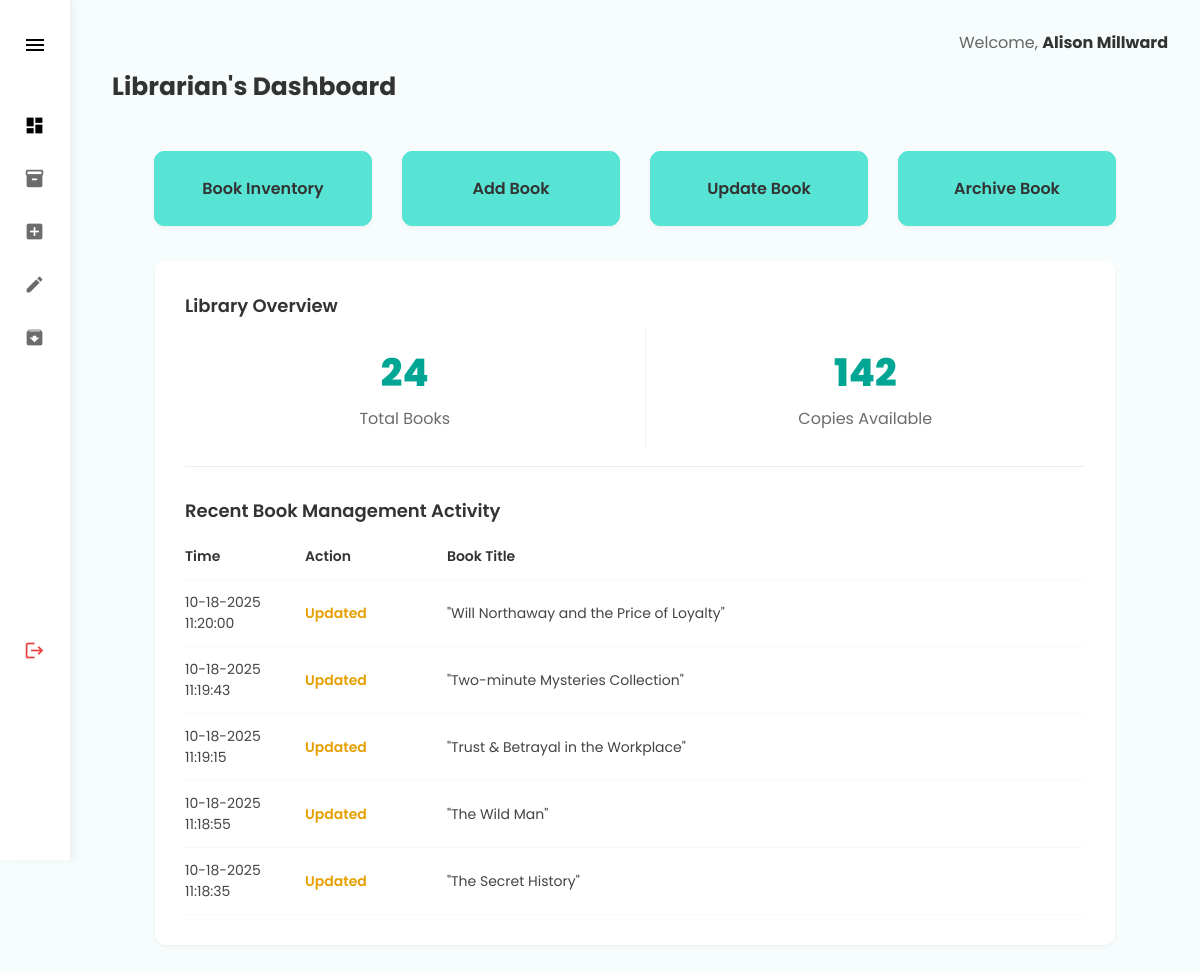
Screenshot of /views/librarian.php (signed in) with the database file from the repository.
### tables this page shows
CREATE TABLE `management_log` (
  `LogID` int(11) NOT NULL,
  `UserID` int(11) NOT NULL,
  `BookID` int(11) DEFAULT NULL,
  `ActionType` enum('Added','Updated','Archived') NOT NULL,
  `Description` varchar(255) NOT NULL,
  `Timestamp` datetime DEFAULT current_timestamp()
);

CREATE TABLE `book` (
  `BookID` int(11) NOT NULL,
  `Title` varchar(150) NOT NULL,
  `Author` varchar(100) DEFAULT NULL,
  `ISBN` varchar(30) DEFAULT NULL,
  `Price` decimal(10,2) DEFAULT NULL,
  `Category` varchar(50) DEFAULT NULL,
  `CoverImagePath` varchar(255) DEFAULT NULL,
  `Status` enum('Available','Reserved','Borrowed','Archived') DEFAULT 'Available'
);

### app/controllers/LibrarianController.php (called while the page is built)
<?php
class LibrarianController {
    private $pdo;
    public function __construct($pdo) {
        $this->pdo = $pdo;
    }
    public function getDashboardData() {
        $data = [
            'totalBooks' => 'N/A',
            'copiesAvailable' => 'N/A',
            'recentActivity' => []
        ];
        try {
            $stmt1 = $this->pdo->query("SELECT COUNT(BookID) AS total FROM Book WHERE Status != 'Archived'");
            $stats1 = $stmt1->fetch();
            $data['totalBooks'] = $stats1['total'];
            $stmt2 = $this->pdo->query("
                SELECT COUNT(BC.CopyID) AS available
                FROM Book_Copy BC
                JOIN Book B ON BC.BookID = B.BookID
                WHERE BC.Status = 'Available' AND B.Status != 'Archived'
            ");
            $stats2 = $stmt2->fetch();
            $data['copiesAvailable'] = $stats2['available'] ?? 0;
            $sql_activity = "
                SELECT
                    ML.Timestamp,
                    ML.ActionType,
                    B.Title,
                    U.Name AS UserName
                FROM Management_Log ML
                LEFT JOIN Book B ON ML.BookID = B.BookID
                JOIN Users U ON ML.UserID = U.UserID
                ORDER BY ML.Timestamp DESC
                LIMIT 5
            ";
            $stmt3 = $this->pdo->query($sql_activity);
            $data['recentActivity'] = $stmt3->fetchAll();
        } catch (PDOException $e) {
            error_log("LibrarianController Error: " . $e->getMessage());
        }
        return $data;
    }
}
?>

### app/views/librarian.php (the view, shortened to what this page needs)
<?php
require_once __DIR__ . '/../models/database.php';
require_once __DIR__ . '/../controllers/LibrarianController.php';
$controller = new LibrarianController($pdo);
$dashboardData = $controller->getDashboardData();
$totalBooks = $dashboardData['totalBooks'];
$copiesAvailable = $dashboardData['copiesAvailable'];
$recentActivity = $dashboardData['recentActivity'];
?>
<!DOCTYPE html>
<html lang="en">
<head>
</head>
<body>
    <div class="container">
        <div id="sidebar-menu" class="sidebar">
            <div class="logo" onclick="toggleSidebar()">
                <span class="hamburger-icon material-icons">menu</span>
            </div>
            <ul class="nav-list">
                <li class="nav-item active"><a href="librarian.php">
                        <span class="nav-icon material-icons">dashboard</span>
                    </a></li>
                <li class="nav-item"><a href="book_inventory.php">
                        <span class="nav-icon material-icons">inventory_2</span>
                    </a></li>
                <li class="nav-item"><a href="add_book.php">
                        <span class="nav-icon material-icons">add_box</span>
                    </a></li>
                <li class="nav-item"><a href="update_book.php">
                        <span class="nav-icon material-icons">edit</span>
                    </a></li>
                <li class="nav-item"><a href="archive_book.php">
                        <span class="nav-icon material-icons">archive</span>
                    </a></li>
            </ul>
            <ul class="logout nav-list">
                <li class="nav-item"><a href="login.php">
                        <span class="nav-icon material-icons">logout</span>
                    </a></li>
            </ul>
        </div>
        <div id="main-content-area" class="main-content">
            <div class="header">
                Welcome, <span><?php echo htmlspecialchars($_SESSION['name'] ?? '[Librarian]'); ?></span>
            </div>
            <div class="dashboard-section">
                <h2>Librarian's Dashboard</h2>
                <div class="action-cards">
                    <div class="card">
                        <a href="book_inventory.php" class="card-link">Book Inventory</a>
                    </div>
                    <div class="card">
                        <a href="add_book.php" class="card-link">Add Book</a>
                    </div>
                    <div class="card">
                        <a href="update_book.php" class="card-link">Update Book</a>
                    </div>
                    <div class="card">
                        <a href="archive_book.php" class="card-link">Archive Book</a>
                    </div>
                </div>
                <div class="overview-section">
                    <div class="overview-card">
                        <h3>Library Overview</h3>
                        <div class="stats-grid">
                            <div class="stat-box">
                                <h4><?php echo $totalBooks; ?></h4>
                                <p>Total Books</p>
                            </div>
                            <div class="stat-box">
                                <h4><?php echo $copiesAvailable; ?></h4>
                                <p>Copies Available</p>
                            </div>
                        </div>
                        <h3>Recent Book Management Activity</h3>
                        <table class="activity-table">
                            <thead>
                                <tr>
                                    <th style="width: 120px;">Time</th>
                                    <th>Action</th>
                                    <th>Book Title</th>
                                </tr>
                            </thead>
                            <tbody>
                                <?php if (!empty($recentActivity)): ?>
                                    <?php foreach ($recentActivity as $activity):
                                        $actionClass = '';
                                        if ($activity['ActionType'] === 'Added') {
                                            $actionClass = 'activity-type-added';
                                        } elseif ($activity['ActionType'] === 'Updated') {
                                            $actionClass = 'activity-type-updated';
                                        } elseif ($activity['ActionType'] === 'Archived') {
                                            $actionClass = 'activity-type-archived';
                                        }
                                        $timeFormatted = (new DateTime($activity['Timestamp']))->format('m-d-Y h:i:s');
                                        ?>
                                        <tr>
                                            <td><?php echo $timeFormatted; ?></td>
                                            <td><span
                                                    class="<?php echo $actionClass; ?>"><?php echo htmlspecialchars($activity['ActionType']); ?></span>
                                            </td>
                                            <td>
                                                "<?php echo htmlspecialchars($activity['Title']); ?>"
                                            </td>
                                        </tr>
                                    <?php endforeach; ?>
                                <?php endif; ?>
                            </tbody>
                        </table>
                    </div>
                </div>
            </div>
        </div>
    </div>
</body>
</html>

### app/views/librarian.php (style rules this page uses)
body { font-family: 'Poppins', sans-serif; margin: 0; padding: 0; background-color: #F7FCFC; color: #333; }
.container { display: flex; min-height: 100vh; }
.sidebar { width: 70px; padding: 30px 0; background-color: #fff; border-right: 1px solid #eee; box-shadow: 3px 0 9px rgba(0, 0, 0, 0.05); position: fixed; height: 100vh; top: 0; left: 0; z-index: 100; flex-shrink: 0; overflow-x: hidden; overflow-y: auto; transition: width 0.5s ease; white-space: nowrap; }
.logo { font-size: 19px; font-weight: bold; color: #000; padding: 0 23px 40px; display: flex; align-items: center; cursor: pointer; white-space: nowrap; }
.nav-list { list-style: none; padding: 0; margin: 0; }
.nav-item a { display: flex; align-items: center; font-size: 15px; padding: 15px 24px 15px; text-decoration: none; color: #6C6C6C; transition: background-color 0.2s; white-space: nowrap; }
.nav-item.active a { color: #000; font-weight: bold; }
.nav-icon { font-family: 'Material Icons'; margin-right: 20px; font-size: 21px; width: 20px; }
.logout { margin-top: 260px; cursor: pointer; }
.logout a { display: flex; align-items: center; font-size: 15px; padding: 15px 24px 15px; color: #e94343ff; text-decoration: none; transition: background-color 0.2s; white-space: nowrap; }
.main-content { flex-grow: 1; padding: 30px 32px; min-height: 100vh; margin-left: 70px; transition: margin-left 0.5s ease; }
.header { text-align: right; padding-bottom: 20px; font-size: 16px; color: #666; }
.header span { font-weight: bold; color: #333; }
.dashboard-section { width: 100%; display: flex; flex-direction: column; align-items: center; }
.dashboard-section h2 { font-size: 25px; font-weight: bold; margin-left: 10px; margin-bottom: 20px; margin-top: -7px; align-self: self-start; }
.action-cards { display: flex; gap: 30px; margin-top: 25px; margin-bottom: 35px; width: 100%; justify-content: center; border-radius: 11px; }
.card { flex: 1; max-width: 218px; background-color: #57e4d4ff; border-radius: 8px; box-shadow: 0 2px 4px rgba(0, 0, 0, 0.05); min-height: 30px; display: flex; border-radius: 11px; }
.card-link { display: flex; align-items: center; justify-content: center; text-decoration: none; color: #333; background-color: #57e4d4ff; border-radius: 11px; font-weight: 550; font-size: 16px; padding: 25px; flex-grow: 2; transition: background-color 0.2s, box-shadow 0.2s; }
.overview-section { width: 100%; max-width: 960px; display: flex; justify-content: center; }
.overview-section h3 { font-size: 18px; font-weight: 600; margin-top: 1px; margin-bottom: 10px; }
.overview-card { width: 100%; max-width: 960px; background-color: #fff; border-radius: 11px; padding: 30px; box-shadow: 0 2px 4px rgba(0, 0, 0, 0.05); max-width: 960px; margin-bottom: 20px; }
.stats-grid { display: flex; gap: 20px; margin-bottom: 30px; padding-bottom: 20px; border-bottom: 1px solid #eee; }
.stat-box { flex: 1; padding: 15px 0; text-align: center; border-left: 1px solid #f0f0f0; }
.stat-box:first-child { border-left: none; }
.stat-box h4 { font-size: 38px; font-weight: 800; color: #00A693; margin: 0 0 5px 0; }
.stat-box p { font-size: 16px; color: #6C6C6C; margin: 0; }
.activity-table { width: 100%; border-collapse: collapse; font-size: 14px; }
.activity-table th, .activity-table td { padding: 12px 0; text-align: left; border-bottom: 1px solid #f9f9f9; }
.activity-table th { color: #333; font-weight: 600; }
.activity-table td { color: #444; }
.activity-type-updated { color: #e5a000; font-weight: 600; }

### rows the page displays
management_log: Timestamp "10-18-2025 11:20:00", ActionType "Updated", BookID.Title "Will Northaway and the Price of Loyalty"
management_log: Timestamp "10-18-2025 11:19:43", ActionType "Updated", BookID.Title "Two-minute Mysteries Collection"
management_log: Timestamp "10-18-2025 11:19:15", ActionType "Updated", BookID.Title "Trust & Betrayal in the Workplace"
management_log: Timestamp "10-18-2025 11:18:55", ActionType "Updated", BookID.Title "The Wild Man"
management_log: Timestamp "10-18-2025 11:18:35", ActionType "Updated", BookID.Title "The Secret History"

### other values shown
$_SESSION['name'] "Alison Millward"
$totalBooks "24"
$copiesAvailable "142"
